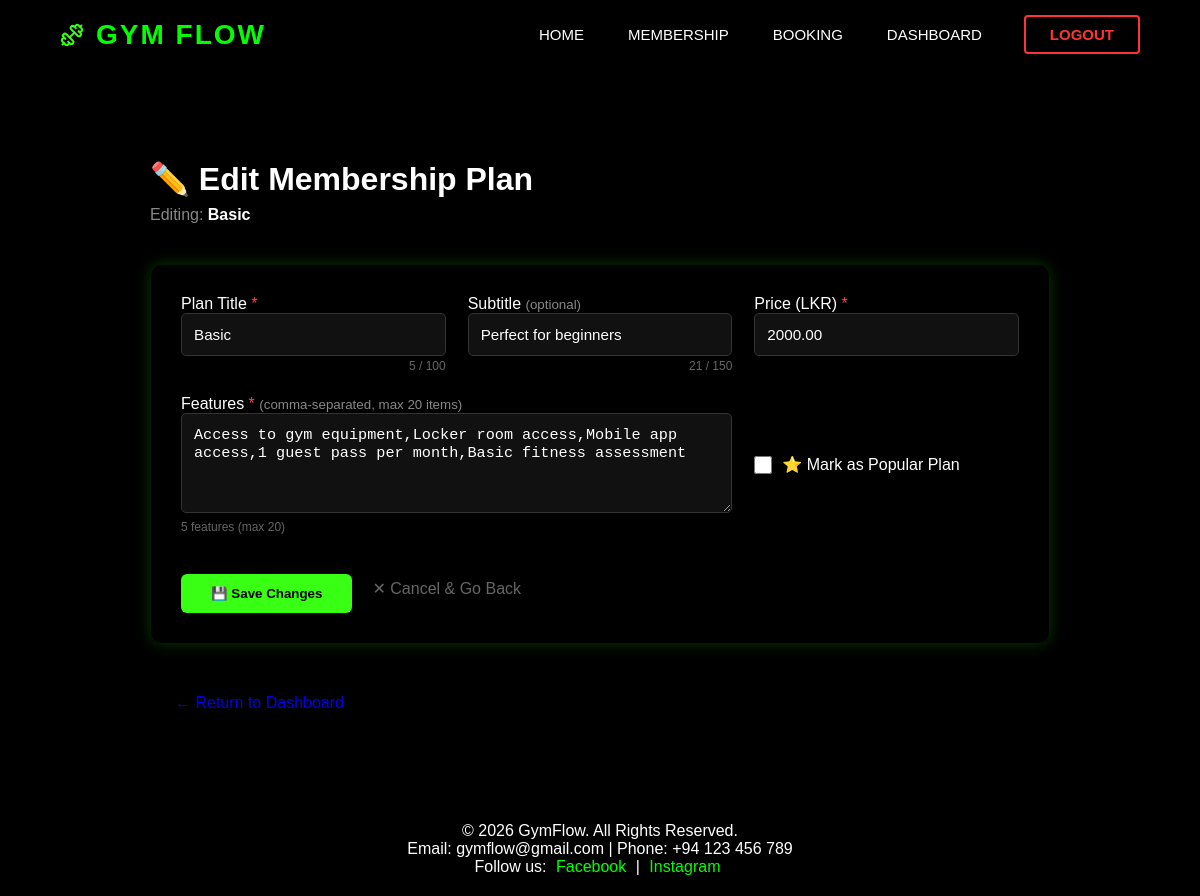
Screenshot of /plans_edit.php?id=1 (signed in) with the database file from the repository.
### tables this page shows
CREATE TABLE `membership_plans` (
  `id` int(11) NOT NULL,
  `title` varchar(50) NOT NULL,
  `subtitle` varchar(100) DEFAULT NULL,
  `price` decimal(10,2) NOT NULL,
  `features` text DEFAULT NULL,
  `is_popular` tinyint(1) DEFAULT 0,
  `created_at` timestamp NOT NULL DEFAULT current_timestamp()
);

### plans_edit.php (the view, shortened to what this page needs)
<?php
include 'includes/Database.php';
$plan_id = (int) $_GET['id'];
$stmt_load = $conn->prepare("SELECT * FROM membership_plans WHERE id = ?");
$stmt_load->bind_param("i", $plan_id);
$stmt_load->execute();
$plan = $stmt_load->get_result()->fetch_assoc();
$errors    = [];
$form_data = $plan;
include 'includes/header.php';
?>
<div class="container" style="padding: 120px 5% 50px;">
    <h1 style="color: var(--neon-green); margin-bottom: 8px;">✏️ Edit Membership Plan</h1>
    <p style="color: #888; margin-bottom: 30px;">
        Editing: <strong style="color: white;"><?php echo htmlspecialchars($plan['title']); ?></strong>
    </p>
    <div class="card" style="background: var(--card-bg); padding: 30px; border-radius: 12px; border: 1px solid rgba(0,255,0,0.1); margin-bottom: 50px;">
        <form method="POST" id="editPlanForm" novalidate>
            <div style="display: grid; grid-template-columns: repeat(auto-fit, minmax(220px, 1fr)); gap: 22px;">
                <div class="input-group">
                    <label for="edit_title">Plan Title <span class="required-star">*</span></label>
                    <input
                        type="text"
                        id="edit_title"
                        name="title"
                        class="plan-input<?php echo isset($errors['title']) ? ' input-error' : ''; ?>"
                        value="<?php echo htmlspecialchars($form_data['title']); ?>"
                        maxlength="100"
                        placeholder="e.g. Premium Monthly"
                    >
                    <div class="char-counter" id="title_counter">0 / 100</div>
                </div>
                <div class="input-group">
                    <label for="edit_subtitle">Subtitle <small style="color:#888;">(optional)</small></label>
                    <input
                        type="text"
                        id="edit_subtitle"
                        name="subtitle"
                        class="plan-input<?php echo isset($errors['subtitle']) ? ' input-error' : ''; ?>"
                        value="<?php echo htmlspecialchars($form_data['subtitle']); ?>"
                        maxlength="150"
                        placeholder="e.g. Best value for enthusiasts"
                    >
                    <div class="char-counter" id="subtitle_counter">0 / 150</div>
                </div>
                <div class="input-group">
                    <label for="edit_price">Price (LKR) <span class="required-star">*</span></label>
                    <input
                        type="number"
                        id="edit_price"
                        name="price"
                        class="plan-input<?php echo isset($errors['price']) ? ' input-error' : ''; ?>"
                        value="<?php echo htmlspecialchars($form_data['price']); ?>"
                        step="0.01"
                        min="0"
                        max="1000000"
                        placeholder="e.g. 2500.00"
                    >
                </div>
                <div class="input-group" style="grid-column: span 2;">
                    <label for="edit_features">
                        Features <span class="required-star">*</span>
                        <small style="color:#888;">(comma-separated, max 20 items)</small>
                    </label>
                    <textarea
                        id="edit_features"
                        name="features"
                        class="plan-input<?php echo isset($errors['features']) ? ' input-error' : ''; ?>"
                        rows="4"
                        placeholder="e.g. Unlimited access, Pool, Personal trainer"
                        style="height: 100px; resize: vertical;"
                    ><?php echo htmlspecialchars($form_data['features']); ?></textarea>
                    <div id="feat_count" style="font-size:0.75rem;color:#666;margin-top:3px;">0 features</div>
                </div>
                <div class="input-group" style="display: flex; align-items: center; gap: 10px;">
                    <input
                        type="checkbox"
                        id="edit_popular"
                        name="is_popular"
                        style="width:18px;height:18px;cursor:pointer;"
                        <?php echo $form_data['is_popular'] ? 'checked' : ''; ?>
                    >
                    <label for="edit_popular" style="margin: 0; cursor:pointer;">⭐ Mark as Popular Plan</label>
                </div>
            </div>
            <div style="margin-top: 30px; display: flex; align-items: center; gap: 20px; flex-wrap: wrap;">
                <button type="submit" class="btn" style="padding: 12px 30px;">💾 Save Changes</button>
                <a href="plans_manage.php" style="color: #666; text-decoration: none;">✕ Cancel &amp; Go Back</a>
            </div>
        </form>
    </div>
    <div style="margin-top: 10px;">
        <a href="dashboard.php" class="btn-login" style="text-decoration:none; padding:12px 25px;">← Return to Dashboard</a>
    </div>
</div>
<?php include 'includes/footer.php'; ?>

### css/admin-dashboard.css (style rules this page uses)
body { margin: 0; font-family: Arial, Helvetica, sans-serif; background-color: #000000; color: #ffffff; }
.container { width: 85%; margin: 40px auto; }
.card { background-color: #111111; padding: 25px; margin-top: 40px; border-radius: 12px; border: 1px solid #39ff14; box-shadow: 0 0 15px rgba(57, 255, 20, 0.2); }
button { margin-top: 10px; padding: 6px 12px; background-color: #39ff14; border: none; border-radius: 6px; color: black; font-weight: bold; cursor: pointer; transition: 0.3s; }

### css/nav.css (style rules this page uses)
* { margin: 0; padding: 0; box-sizing: border-box; }
body { overflow-x: hidden; }

### plans_edit.php (style rules this page uses)
.required-star { color: #ff4444; }
.char-counter { font-size: 0.75rem; color: #666; text-align: right; margin-top: 3px; }
.plan-input { width: 100%; padding: 12px; background: #111; border: 1px solid #333; color: white; border-radius: 5px; font-size: 0.95rem; transition: border-color 0.2s, box-shadow 0.2s; box-sizing: border-box; }

### rows the page displays
membership_plans: title "Basic", subtitle "Perfect for beginners", price "2000.00", features "Access to gym equipment,Locker room access,Mobile app access,1 guest pass per month,Basic fitness assessment"
